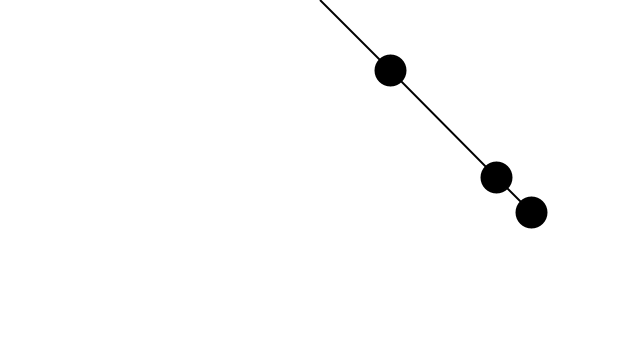
Frame 1 (no input)
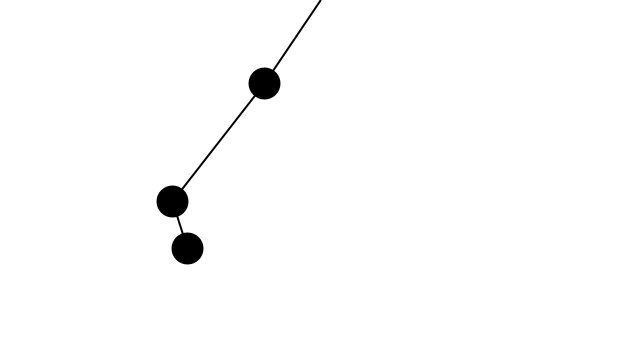
Frame 60 (the mouse pressed at the canvas centre just before this capture)
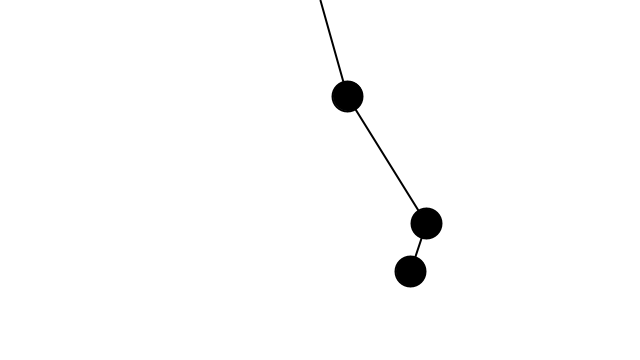
Frame 120 (the mouse held since frame 60 and released just before this capture)

The Processing sketch that drew these frames (run headless with seeded random() and noise(); from frame 60 on, the mouse is pressed at the canvas centre):

// Processing sketch: exer_3_12
// ── exer_3_12.pde
/* Rilla's solution to exercise 3.12 of Daniel Shiffman's Nature of Code
 heavily based on code by Shiffman from example 3.10.
 
 Exercise 3.12
 String together a series of pendulums so that the endpoint of one is the origin 
 point of another. Note that doing this may produce intriguing results but will 
 be wildly inaccurate physically. */

// Create 3 pendulum objects
Pendulum p;
Pendulum p2;
Pendulum p3;

void setup() {

  size(640, 360);

  // Make a new Pendulum with an armlength of 100
  p = new Pendulum(100);

  // its origin point is the middle top of the screen
  p.setOrigin(new PVector(width/2, 0));

  // a second pendulum
  p2 = new Pendulum(150);

  // "connected" to the first
  p2.setOrigin(p.position.get());

  // a third pendulum
  p3 = new Pendulum(50);

  // connected to the second
  p3.setOrigin(p2.position.get());
}

void draw() {
  background(255);

  // update + display p
  p.go();

  // set p2's origin to be p's (recently acquired) position
  p2.setOrigin(p.position.get());

  // update + display p2
  p2.go();

  // set p3's origin to be p2's (recently acquired) position
  p3.setOrigin(p2.position.get());

  // update + display p3
  p3.go();
}
// ── Pendulum.pde
// The Nature of Code
// Daniel Shiffman
// http://natureofcode.com

// Pendulum

class Pendulum {
  PVector position;    // position of pendulum ball
  PVector origin;      // position of arm origin
  float r;             // Length of arm
  float angle;         // Pendulum arm angle
  float aVelocity;     // Angle velocity
  float aAcceleration; // Angle acceleration
  float damping;       // Arbitary damping amount

  // Pendulum constructor takes r - arm length - as an argument
  Pendulum(float r_) {

    // initialise our variables - note that we will update origin in a separate method
    position = new PVector();
    r = r_;
    angle = PI/4;

    aVelocity = 0.0;
    aAcceleration = 0.0;
    damping = 0.995;   // Arbitrary damping
  }


  // each time we've updated the pendulum this one is attached to
  // we need up update this pendulum's point of origin
  // to be that pendulum's updated position
  void setOrigin(PVector o) {
    origin = o.get();
  }

  void go() {
    update();
    display();
  }

  // Function to update position
  void update() {
    float gravity = 0.4;                              // Arbitrary constant
    aAcceleration = (-1 * gravity / r) * sin(angle);  // Calculate acceleration (see: http://www.myphysicslab.com/pendulum1.html)
    aVelocity += aAcceleration;                 // Increment velocity
    aVelocity *= damping;                       // Arbitrary damping
    angle += aVelocity;                         // Increment angle
  }

  void display() {

    // polar to cartesian conversion
    position.set(r*sin(angle), r*cos(angle)); 

    // make the position relative to the pendulum's origin
    position.add(origin);                              

    // draw an arm
    stroke(0);
    strokeWeight(2);
    line(origin.x, origin.y, position.x, position.y);

    // draw a ball
    ellipseMode(CENTER);
    fill(0);
    ellipse(position.x, position.y, 30, 30);
  }
}
